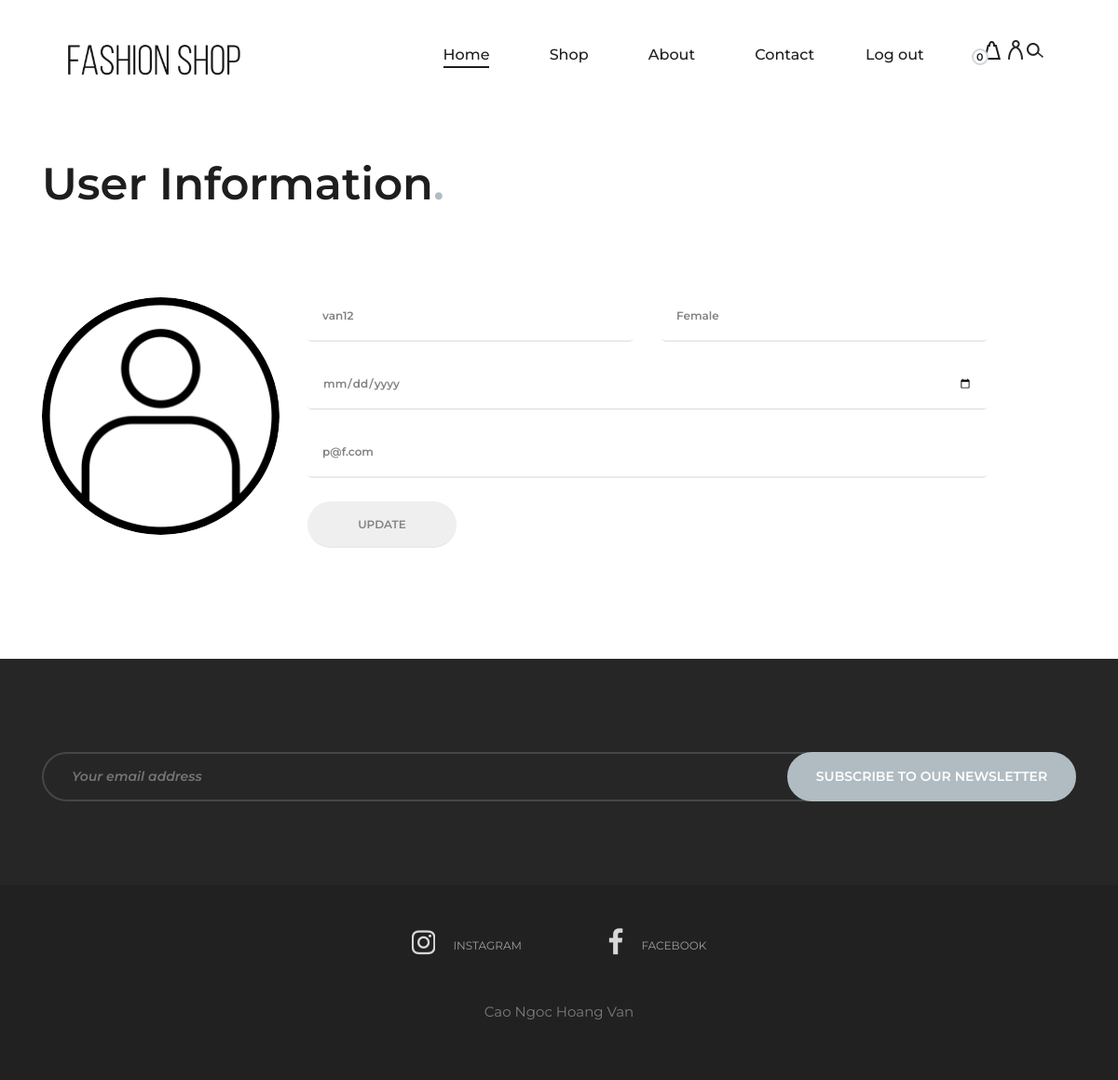
Page /user (signed in) on the committed database.
### fashionshop/models.py (models this page shows, shortened)
class User(db.Model, UserMixin):
    id = db.Column(db.Integer, primary_key=True)
    username = db.Column(db.String(20), unique = True, nullable = False)
    email = db.Column(db.String(120), unique = True, nullable = False)
    password = db.Column(db.String(60), nullable = False)
    birthday = db.Column(db.DateTime, nullable = False, default = datetime.utcnow)
    gender = db.Column(db.String(10), nullable = False, default = 'Female')
    comments = db.relationship('Comment', backref='author', lazy = True)

### fashionshop/routes.py (the view)
@app.route('/user', methods = ['GET','POST'])
@login_required
def user():
    form = UserForm()
    if form.validate_on_submit():
        current_user.username = form.username.data
        current_user.email = form.email.data
        current_user.birthday = form.birthday.data
        current_user.gender = form.gender.data
        db.session.commit()
        print('Save successfully!')
        flash(f'Your account information has updated!','success')
    elif request.method == 'GET':
        form.username.data = current_user.username
        form.email.data = current_user.email
        form.birthday.data = current_user.birthday
        form.gender.data = current_user.gender
    return render_template('user.html', title='User',  form= form)

### fashionshop/forms.py (shortened to what this page needs)
class UserForm(FlaskForm):
    username = StringField('Username', validators=[DataRequired(), Length(min = 2, max = 20)])
    email = StringField('Email', validators=[DataRequired(), Email()])
    gender = StringField('Gender', validators=[DataRequired(), Length(min = 4, max = 10)])
    birthday =  DateField('Birthday', format='%b %d %Y', validators=(Optional(),))
    submit = SubmitField('Update')

### fashionshop/models.py (called while the page is built)
@login_manager.user_loader
def load_user(user_id):
    return User.query.get(int(user_id))

### fashionshop/templates/user.html (shortened to what this page needs)
{% extends "layout.html" %}
{% block content %}
<section class="page-add">
    <div class="container">
        <div class="row">
            <div class="col-lg-8">
                <div class="page-breadcrumb">
                    <h2>User Information<span>.</span></h2>
                </div>
            </div>
        </div>
    </div>
</section>
<div class="contact-section">
    <div class="container">
        <div class="row">
            <div class="col-lg-3">
                <img class="rounded-circle" src="{{ url_for('static', filename ='img/profiles/'+ 'default.jpg') }}">
            </div>
            <div class="col-lg-8">
                    <form class="contact-form" method="POST" action="" enctype="multipart/form-data">
                        <div class="row">
                            <div class="col-lg-6">
                                {% if form.username.errors %}
                                    {{ form.username(class="form-control form-control-lg is-invalid") }}
                                    <div class="invalid-feedback">
                                        {% for error in form.username.errors %}
                                            <span>{{ error }}</span>
                                        {% endfor %}
                                    </div>
                                {% else %}
                                    {{ form.username(class="form-control form-control-lg") }}
                                {% endif %}
                            </div>
                            <div class="col-lg-6">
                                {% if form.gender.errors %}
                                    {{ form.gender(class="form-control form-control-lg is-invalid") }}
                                    <div class="invalid-feedback">
                                        {% for error in form.gender.errors %}
                                            <span>{{ error }}</span>
                                        {% endfor %}
                                    </div>
                                {% else %}
                                    {{ form.gender(class="form-control form-control-lg") }}
                                {% endif %}
                            </div>
                            <div class="col-lg-12">
                                {% if form.birthday.errors %}
                                    {{ form.birthday(class="form-control form-control-lg is-invalid") }}
                                    <div class="invalid-feedback">
                                        {% for error in form.birthday.errors %}
                                            <span>{{ error }}</span>
                                        {% endfor %}
                                    </div>
                                {% else %}
                                    {{ form.birthday(class="form-control form-control-lg") }}
                                {% endif %}
                                {{ form.email(class="form-control form-control-lg") }}
                            </div>
                            <div class="col-lg-3">
                                {{ form.submit(class="primary-btn chechout-btn") }}
                            </div>
                        </div>
                    </form>
            </div>
        </div>
    </div>
</div>
{% endblock content %}

### fashionshop/static/css/style.css (style rules this page uses)
html, body { height: 100%; font-family: "Montserrat", sans-serif; -webkit-font-smoothing: antialiased; font-smoothing: antialiased; background: none; }
h1, h2, h3, h4, h5, h6 { margin: 0; color: #111111; font-weight: 500; font-family: "Montserrat", sans-serif; }
h2 { font-size: 36px; }
img { max-width: 100%; }
.primary-btn { color: #fff; display: inline-block; font-size: 14px; font-weight: 600; padding: 16px 40px; border: 2px solid #fff; border-radius: 50px; text-transform: uppercase; }
.page-add { padding-top: 31px; margin-bottom: 92px; }
.page-add .page-breadcrumb { padding-top: 34px; }
.page-add .page-breadcrumb h2 { color: #1e1e1e; font-size: 48px; font-weight: 600; }
.page-add .page-breadcrumb h2 span { color: #B0BCC2; }
.contact-section { padding-bottom: 94px; }
.contact-form input { width: 100%; font-size: 12px; font-weight: 600; color: #838383; border: 0; padding-bottom: 14px; border-bottom: 2px solid #E7EBED; margin-bottom: 25px; }

### rows in the picture
User: username "van12", gender "Female", email "p@f.com"
